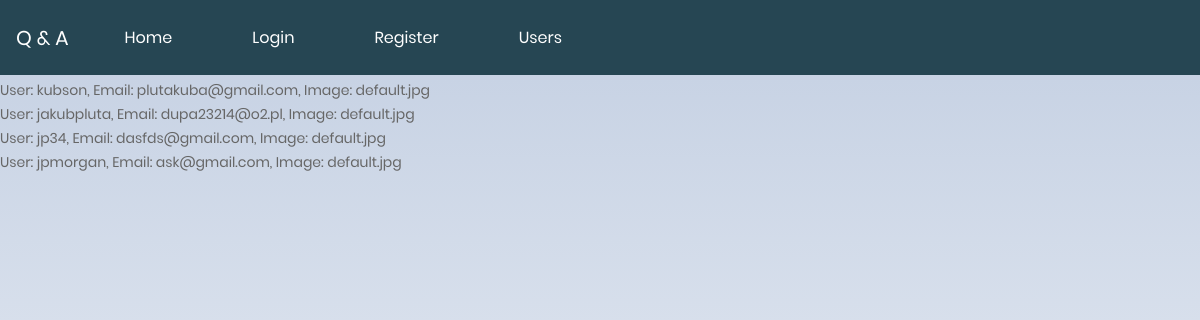
Screenshot of /users with the database file from the repository.
### qaf/models.py (models this page shows, shortened)
class User(UserMixin, db.Model):
    id = db.Column(db.Integer(), primary_key=True)
    username = db.Column(db.String(30), unique=True, nullable=False)
    email = db.Column(db.String(120), unique=True, nullable=False)
    image_file = db.Column(db.String(20), nullable=False, default='default.jpg')
    password = db.Column(db.String(60), nullable=False)
    expert = db.Column(db.Boolean)
    admin = db.Column(db.Boolean)
    questions_asked = db.relationship(
        'Question',
        foreign_keys='Question.asked_by_id',
        backref='asker',
        lazy=True
    )
    answer_requested = db.relationship(
        'Question',
        foreign_keys='Question.expert_id',
        backref='expert',
        lazy=True
    )
    def __repr__(self):
        return f"User: {self.username}, Email: {self.email}, Image: {self.image_file}"
    @property
    def not_hashed_password(self):
        raise AttributeError('Cannot view unhashed password!')

### qaf/routes/auth.py (the view)
@auth.route("/users")
def users():
    users = User.query.all()
    return render_template('users.html', title='users', users=users)

### qaf/templates/users.html (shortened to what this page needs)
{% extends 'base.html' %}
{% block content %}
{% for user in users %}
<p class="text-2xl"> {{user}}</p>
{% endfor %}
{% endblock %}

### qaf/static/css/style.css (style rules this page uses)
body { padding-top: 30px; padding-bottom: 30px; background: #34e89e; background: -webkit-linear-gradient(to top, #f5f7fa, #c3cfe2); background: linear-gradient(to top, #f5f7fa, #c3cfe2) fixed; font-weight: lighter; font-family: "Helvetica Neue",sans-serif; }
html, body { margin: 0px; padding: 0px; width: 100%; }
h1,h2,p,h3 { font-weight: lighter; font-family: "Helvetica Neue",sans-serif; background: rgba(0, 0, 0, 0); overflow: hidden; color: #fff; transition: 1s; }

### qaf/static/css/main.css (style rules this page uses)
* { margin: 0px; padding: 0px; box-sizing: border-box; }
body, html { height: 100%; font-family: Poppins-Regular, sans-serif; }
p { font-family: Poppins-Regular; font-size: 14px; line-height: 1.7; color: #666666; margin: 0px; }

### rows the page displays
User: username+email+image_file "User: kubson, Email: plutakuba@gmail.com, Image: default.jpg"
User: username+email+image_file "User: jakubpluta, Email: dupa23214@o2.pl, Image: default.jpg"
User: username+email+image_file "User: jp34, Email: dasfds@gmail.com, Image: default.jpg"
User: username+email+image_file "User: jpmorgan, Email: ask@gmail.com, Image: default.jpg"
